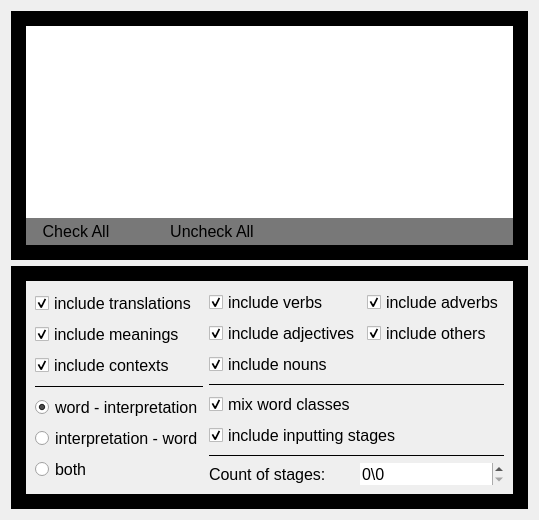
           <widget class="QWidget" name="start">
            <layout class="QVBoxLayout" name="verticalLayout_17">
             <item>
              <widget class="QFrame" name="frame">
               <property name="sizePolicy">
                <sizepolicy hsizetype="Expanding" vsizetype="Expanding">
                 <horstretch>0</horstretch>
                 <verstretch>0</verstretch>
                </sizepolicy>
               </property>
               <property name="palette">
                <palette>
                 <active>
                  <colorrole role="Base">
                   <brush brushstyle="SolidPattern">
                    <color alpha="255">
                     <red>255</red>
                     <green>255</green>
                     <blue>255</blue>
                    </color>
                   </brush>
                  </colorrole>
                  <colorrole role="Window">
                   <brush brushstyle="SolidPattern">
                    <color alpha="255">
                     <red>120</red>
                     <green>120</green>
                     <blue>120</blue>
                    </color>
                   </brush>
                  </colorrole>
                 </active>
                 <inactive>
                  <colorrole role="Base">
                   <brush brushstyle="SolidPattern">
                    <color alpha="255">
                     <red>255</red>
                     <green>255</green>
                     <blue>255</blue>
                    </color>
                   </brush>
                  </colorrole>
                  <colorrole role="Window">
                   <brush brushstyle="SolidPattern">
                    <color alpha="255">
                     <red>120</red>
                     <green>120</green>
                     <blue>120</blue>
                    </color>
                   </brush>
                  </colorrole>
                 </inactive>
                 <disabled>
                  <colorrole role="Base">
                   <brush brushstyle="SolidPattern">
                    <color alpha="255">
                     <red>120</red>
                     <green>120</green>
                     <blue>120</blue>
                    </color>
                   </brush>
                  </colorrole>
                  <colorrole role="Window">
                   <brush brushstyle="SolidPattern">
                    <color alpha="255">
                     <red>120</red>
                     <green>120</green>
                     <blue>120</blue>
                    </color>
                   </brush>
                  </colorrole>
                 </disabled>
                </palette>
               </property>
               <property name="font">
                <font>
                 <italic>false</italic>
                </font>
               </property>
               <property name="autoFillBackground">
                <bool>true</bool>
               </property>
               <property name="frameShape">
                <enum>QFrame::Box</enum>
               </property>
               <property name="lineWidth">
                <number>15</number>
               </property>
               <layout class="QVBoxLayout" name="verticalLayout_5">
                <property name="spacing">
                 <number>0</number>
                </property>
                <property name="leftMargin">
                 <number>0</number>
                </property>
                <property name="topMargin">
                 <number>0</number>
                </property>
                <property name="rightMargin">
                 <number>0</number>
                </property>
                <property name="bottomMargin">
                 <number>0</number>
                </property>
                <item>
                 <widget class="QTreeView" name="enableElementsTreeView">
                  <property name="sizePolicy">
                   <sizepolicy hsizetype="Expanding" vsizetype="Expanding">
                    <horstretch>0</horstretch>
                    <verstretch>0</verstretch>
                   </sizepolicy>
                  </property>
                  <property name="font">
                   <font>
                    <pointsize>16</pointsize>
                   </font>
                  </property>
                  <property name="frameShape">
                   <enum>QFrame::NoFrame</enum>
                  </property>
                  <attribute name="headerVisible">
                   <bool>false</bool>
                  </attribute>
                 </widget>
                </item>
                <item>
                 <layout class="QHBoxLayout" name="horizontalLayout_5">
                  <property name="spacing">
                   <number>50</number>
                  </property>
                  <property name="leftMargin">
                   <number>10</number>
                  </property>
                  <item>
                   <widget class="QPushButton" name="checkAllPushButton">
                    <property name="font">
                     <font>
                      <pointsize>12</pointsize>
                     </font>
                    </property>
                    <property name="text">
                     <string>Check All</string>
                    </property>
                    <property name="flat">
                     <bool>true</bool>
                    </property>
                   </widget>
                  </item>
                  <item>
                   <widget class="QPushButton" name="uncheckAllPushButton">
                    <property name="enabled">
                     <bool>true</bool>
                    </property>
                    <property name="font">
                     <font>
                      <pointsize>12</pointsize>
                     </font>
                    </property>
                    <property name="autoFillBackground">
                     <bool>false</bool>
                    </property>
                    <property name="text">
                     <string>Uncheck All</string>
                    </property>
                    <property name="flat">
                     <bool>true</bool>
                    </property>
                   </widget>
                  </item>
                  <item>
                   <spacer name="horizontalSpacer_3">
                    <property name="orientation">
                     <enum>Qt::Horizontal</enum>
                    </property>
                    <property name="sizeHint" stdset="0">
                     <size>
                      <width>40</width>
                      <height>20</height>
                     </size>
                    </property>
                   </spacer>
                  </item>
                 </layout>
                </item>
               </layout>
              </widget>
             </item>
             <item>
              <widget class="QFrame" name="frame_2">
               <property name="sizePolicy">
                <sizepolicy hsizetype="Expanding" vsizetype="Expanding">
                 <horstretch>0</horstretch>
                 <verstretch>0</verstretch>
                </sizepolicy>
               </property>
               <property name="frameShape">
                <enum>QFrame::Box</enum>
               </property>
               <property name="frameShadow">
                <enum>QFrame::Plain</enum>
               </property>
               <property name="lineWidth">
                <number>15</number>
               </property>
               <layout class="QGridLayout" name="gridLayout">
                <item row="0" column="0" rowspan="6">
                 <layout class="QVBoxLayout" name="verticalLayout_8">
                  <item>
                   <layout class="QVBoxLayout" name="verticalLayout_6">
                    <item>
                     <widget class="QCheckBox" name="includeTranslationsCheckBox">
                      <property name="font">
                       <font>
                        <pointsize>12</pointsize>
                       </font>
                      </property>
                      <property name="text">
                       <string>include translations</string>
                      </property>
                      <property name="checked">
                       <bool>true</bool>
                      </property>
                      <property name="tristate">
                       <bool>false</bool>
                      </property>
                     </widget>
                    </item>
                    <item>
                     <widget class="QCheckBox" name="includeMeaningsCheckBox">
                      <property name="font">
                       <font>
                        <pointsize>12</pointsize>
                       </font>
                      </property>
                      <property name="text">
                       <string>include meanings</string>
                      </property>
                      <property name="checked">
                       <bool>true</bool>
                      </property>
                      <property name="tristate">
                       <bool>false</bool>
                      </property>
                     </widget>
                    </item>
                    <item>
                     <widget class="QCheckBox" name="includeContextsCheckBox">
                      <property name="font">
                       <font>
                        <pointsize>12</pointsize>
                       </font>
                      </property>
                      <property name="text">
                       <string>include contexts</string>
                      </property>
                      <property name="checked">
                       <bool>true</bool>
                      </property>
                      <property name="tristate">
                       <bool>false</bool>
                      </property>
                     </widget>
                    </item>
                   </layout>
                  </item>
                  <item>
                   <widget class="Line" name="line">
                    <property name="frameShadow">
                     <enum>QFrame::Plain</enum>
                    </property>
                    <property name="orientation">
                     <enum>Qt::Horizontal</enum>
                    </property>
                   </widget>
                  </item>
                  <item>
                   <layout class="QVBoxLayout" name="verticalLayout_7">
                    <item>
                     <widget class="QRadioButton" name="wordInterpretationRadioButton">
                      <property name="font">
                       <font>
                        <pointsize>12</pointsize>
                       </font>
                      </property>
                      <property name="text">
                       <string>word - interpretation</string>
                      </property>
                      <property name="checked">
                       <bool>true</bool>
                      </property>
                     </widget>
                    </item>
                    <item>
                     <widget class="QRadioButton" name="interpretationWordRadioButton">
                      <property name="font">
                       <font>
                        <pointsize>12</pointsize>
                       </font>
                      </property>
                      <property name="text">
                       <string>interpretation - word</string>
                      </property>
                     </widget>
                    </item>
                    <item>
                     <widget class="QRadioButton" name="bothRadioButton">
                      <property name="font">
                       <font>
                        <pointsize>12</pointsize>
                       </font>
                      </property>
                      <property name="text">
                       <string>both</string>
                      </property>
                     </widget>
                    </item>
                   </layout>
                  </item>
                 </layout>
                </item>
                <item row="0" column="1">
                 <layout class="QFormLayout" name="formLayout">
                  <item row="0" column="0">
                   <widget class="QCheckBox" name="includeVerbsCheckBox">
                    <property name="font">
                     <font>
                      <pointsize>12</pointsize>
                     </font>
                    </property>
                    <property name="text">
                     <string>include verbs</string>
                    </property>
                    <property name="checked">
                     <bool>true</bool>
                    </property>
                    <property name="tristate">
                     <bool>false</bool>
                    </property>
                   </widget>
                  </item>
                  <item row="0" column="1">
                   <widget class="QCheckBox" name="includeAdverbsCheckBox">
                    <property name="font">
                     <font>
                      <pointsize>12</pointsize>
                     </font>
                    </property>
                    <property name="text">
                     <string>include adverbs</string>
                    </property>
                    <property name="checked">
                     <bool>true</bool>
                    </property>
                    <property name="tristate">
                     <bool>false</bool>
                    </property>
                   </widget>
                  </item>
                  <item row="1" column="0">
                   <widget class="QCheckBox" name="includeAdjectivesCheckBox">
                    <property name="font">
                     <font>
                      <pointsize>12</pointsize>
                     </font>
                    </property>
                    <property name="text">
                     <string>include adjectives</string>
                    </property>
                    <property name="checked">
                     <bool>true</bool>
                    </property>
                    <property name="tristate">
                     <bool>false</bool>
                    </property>
                   </widget>
                  </item>
                  <item row="1" column="1">
                   <widget class="QCheckBox" name="includeOthersCheckBox">
                    <property name="font">
                     <font>
                      <pointsize>12</pointsize>
                     </font>
                    </property>
                    <property name="text">
                     <string>include others</string>
                    </property>
                    <property name="checked">
                     <bool>true</bool>
                    </property>
                    <property name="tristate">
                     <bool>false</bool>
                    </property>
                   </widget>
                  </item>
                  <item row="2" column="0">
                   <widget class="QCheckBox" name="includeNounsCheckBox">
                    <property name="font">
                     <font>
                      <pointsize>12</pointsize>
                     </font>
                    </property>
                    <property name="text">
                     <string>include nouns</string>
                    </property>
                    <property name="checked">
                     <bool>true</bool>
                    </property>
                    <property name="tristate">
                     <bool>false</bool>
                    </property>
                   </widget>
                  </item>
                 </layout>
                </item>
                <item row="1" column="1">
                 <widget class="Line" name="line_2">
                  <property name="enabled">
                   <bool>true</bool>
                  </property>
                  <property name="sizePolicy">
                   <sizepolicy hsizetype="Minimum" vsizetype="Expanding">
                    <horstretch>0</horstretch>
                    <verstretch>0</verstretch>
                   </sizepolicy>
                  </property>
                  <property name="frameShadow">
                   <enum>QFrame::Plain</enum>
                  </property>
                  <property name="orientation">
                   <enum>Qt::Horizontal</enum>
                  </property>
                 </widget>
                </item>
                <item row="2" column="1">
                 <widget class="QCheckBox" name="mixWordClassesCheckBox">
                  <property name="enabled">
                   <bool>true</bool>
                  </property>
                  <property name="font">
                   <font>
                    <pointsize>12</pointsize>
                   </font>
                  </property>
                  <property name="text">
                   <string>mix word classes</string>
                  </property>
                  <property name="checked">
                   <bool>true</bool>
                  </property>
                  <property name="tristate">
                   <bool>false</bool>
                  </property>
                 </widget>
                </item>
                <item row="4" column="1">
                 <widget class="Line" name="line_3">
                  <property name="sizePolicy">
                   <sizepolicy hsizetype="Minimum" vsizetype="Expanding">
                    <horstretch>0</horstretch>
                    <verstretch>0</verstretch>
                   </sizepolicy>
                  </property>
                  <property name="frameShadow">
                   <enum>QFrame::Plain</enum>
                  </property>
                  <property name="orientation">
                   <enum>Qt::Horizontal</enum>
                  </property>
                 </widget>
                </item>
                <item row="5" column="1">
                 <layout class="QHBoxLayout" name="horizontalLayout_6">
                  <item>
                   <widget class="QLabel" name="label_3">
                    <property name="font">
                     <font>
                      <pointsize>12</pointsize>
                     </font>
                    </property>
                    <property name="text">
                     <string>Count of stages:</string>
                    </property>
                   </widget>
                  </item>
                  <item>
                   <widget class="QSpinBox" name="stagesCountSpinBox">
                    <property name="enabled">
                     <bool>true</bool>
                    </property>
                    <property name="font">
                     <font>
                      <pointsize>12</pointsize>
                     </font>
                    </property>
                    <property name="wrapping">
                     <bool>false</bool>
                    </property>
                    <property name="frame">
                     <bool>false</bool>
                    </property>
                    <property name="suffix">
                     <string>\0</string>
                    </property>
                    <property name="prefix">
                     <string/>
                    </property>
                   </widget>
                  </item>
                 </layout>
                </item>
                <item row="3" column="1">
                 <widget class="QCheckBox" name="includeInputCheckBox">
                  <property name="font">
                   <font>
                    <pointsize>12</pointsize>
                   </font>
                  </property>
                  <property name="text">
                   <string>include inputting stages</string>
                  </property>
                  <property name="checked">
                   <bool>true</bool>
                  </property>
                 </widget>
                </item>
               </layout>
              </widget>
             </item>
            </layout>
           </widget>
